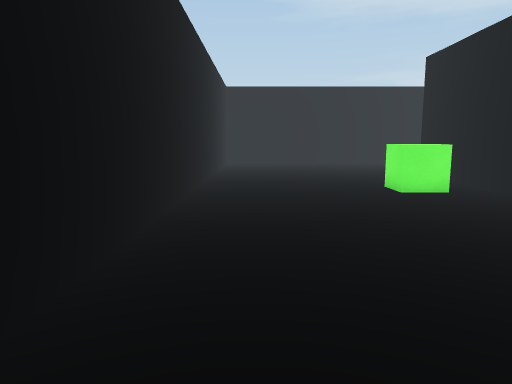
[1] (above)

21 first-person views from a walk through a scene from a Unity 3-D project. The camera is 1.4 m above the floor, tilts 8° down and sees 70° across. The floor is counted in squares, 1 m on a side. Each view is taken from the middle of a square. On the plan, view 1 faces up. The plan holds only what a view shows up to about 16 squares ahead; the rest is blank. The player character is not drawn.

[2]
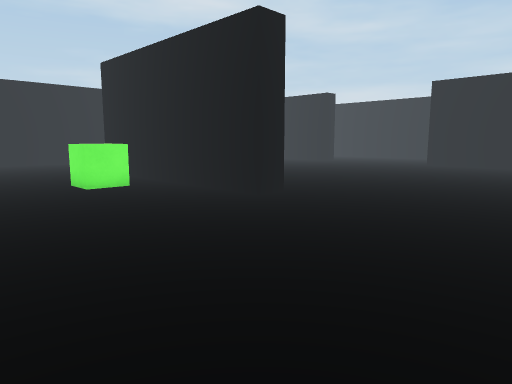

[3]
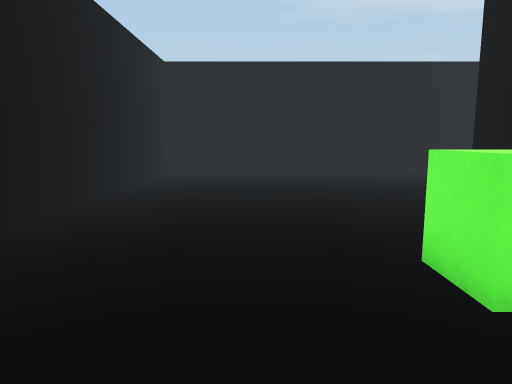

[4]
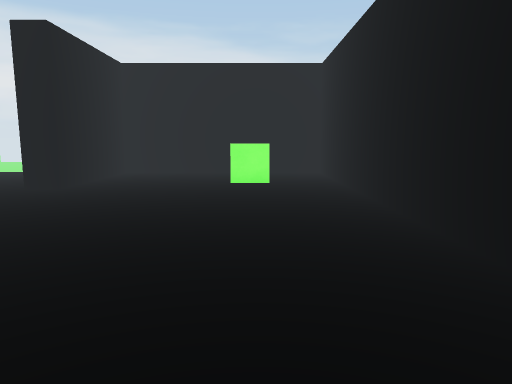

[5]
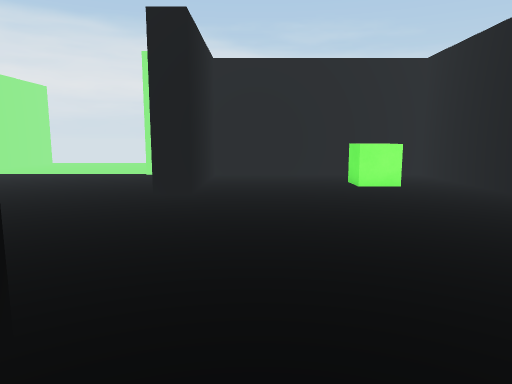

[6]
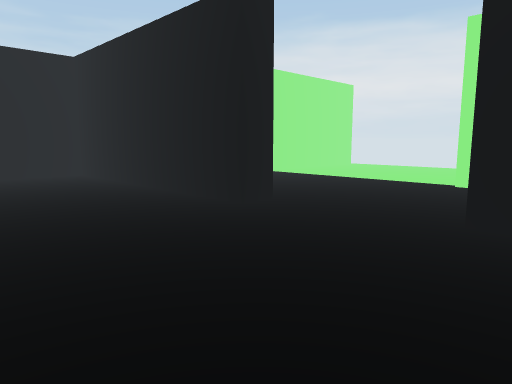

[7]
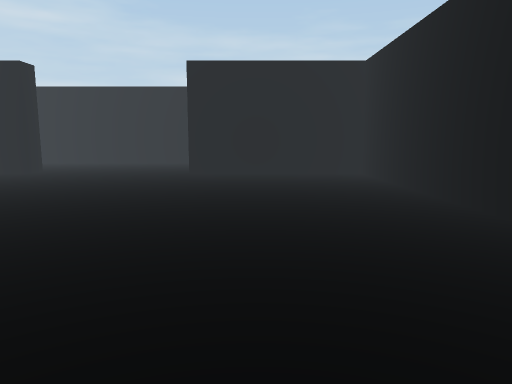

[8]
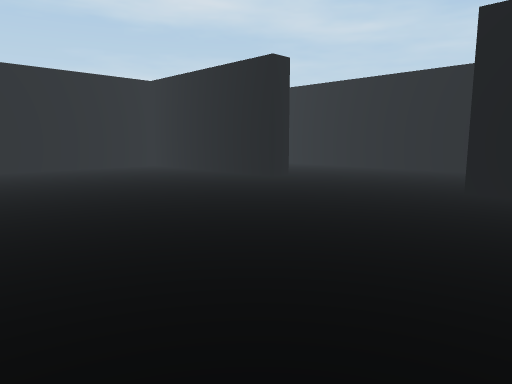

[9]
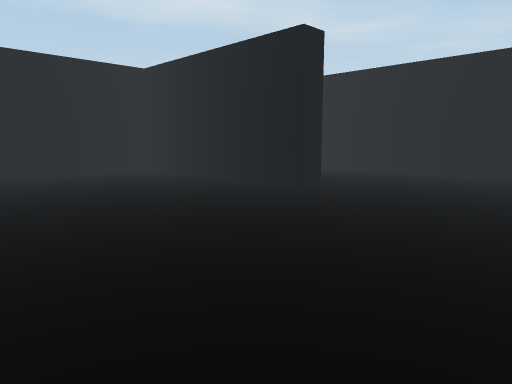

[10]
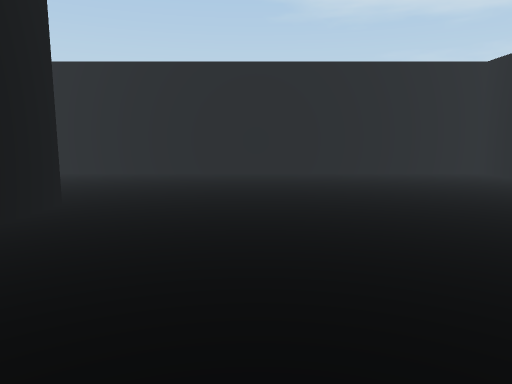

[11]
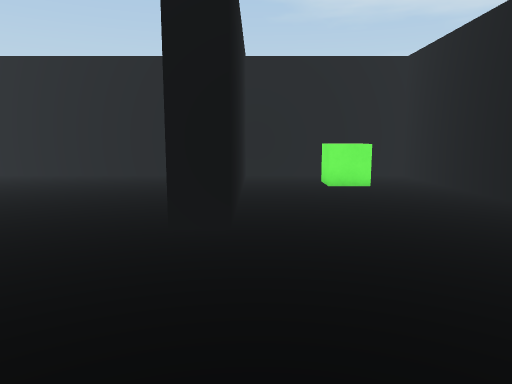

[12]
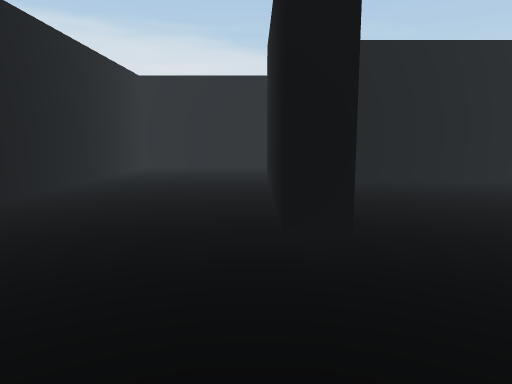

[13]
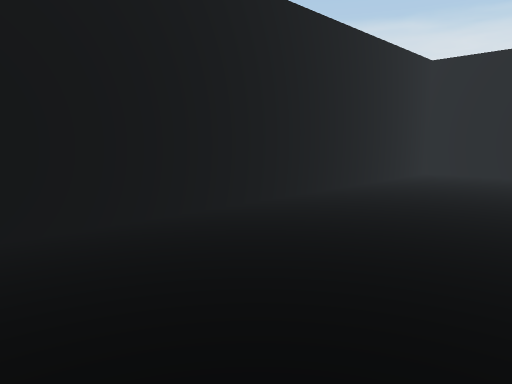

[14]
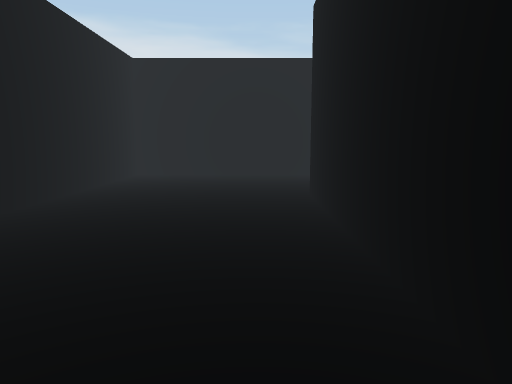

[15]
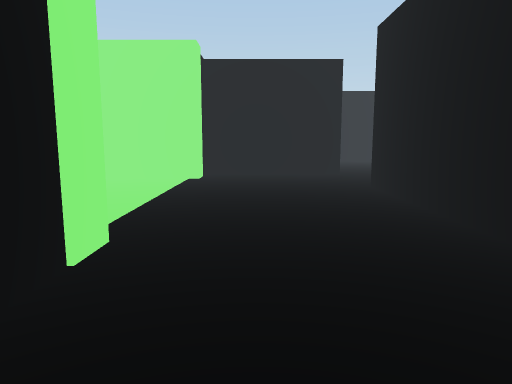

[16]
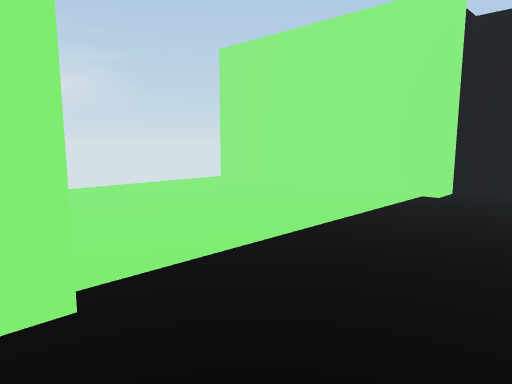

[17]
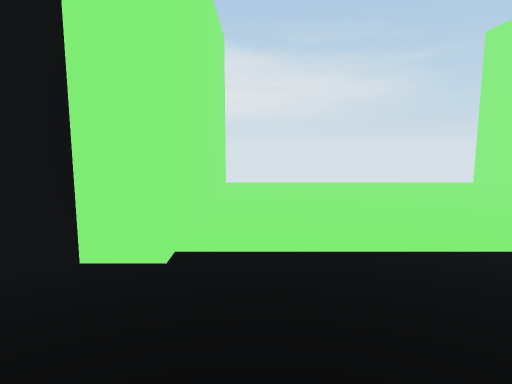

[18]
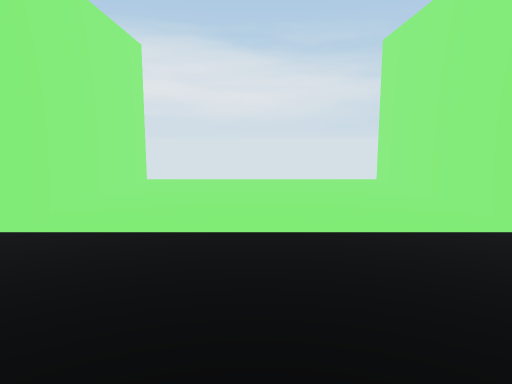

[19]
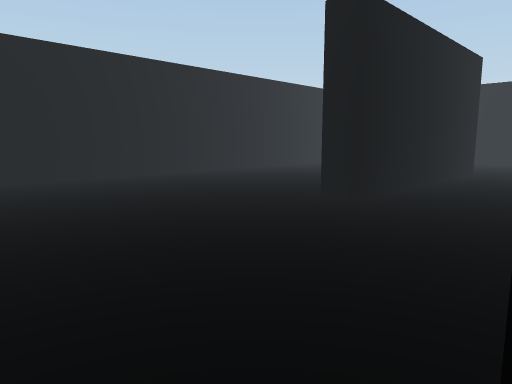

[20]
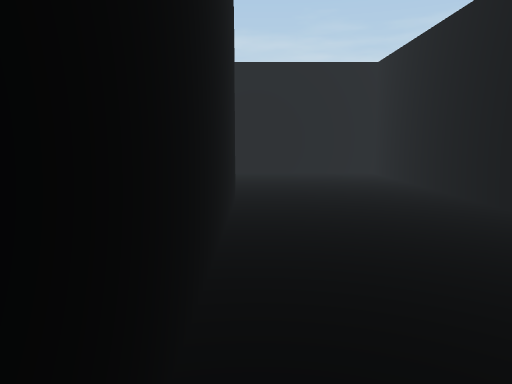

[21]
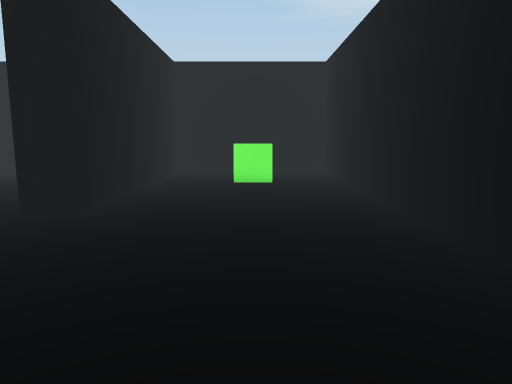

### Floor plan
Points are (right, up) in squares from view 1. A wall is a line through its corners. A room is listed if a view was taken in it or the views show most of it. See-through windows are left out.
Room 1 (views 1, 2, 3, 4, 5, 6, 7, 8, 9, 10, 11, 12, 13, 14, 15, 16, 17, 18, 19, 20, 21)
walls: (21.6, 6.9) (22.6, 6.9) (22.6, -1.5) (11.9, -1.5) (11.9, -0.5) (21.6, -0.5) (21.6, 6.9); (7.7, 15) (7.7, 5.6) (6.7, 5.6) (6.7, 15); (18, -15.5) (18, -7.1) (28.9, -7.1) (28.9, 22.8) (22.6, 22.8) (22.6, 13.7) (21.6, 13.7) (21.6, 22.8) (-1.8, 22.8) (-1.8, -7.1) (6.7, -7.1) (6.7, -1.5) (7.7, -1.5) (7.7, -7.1) (9.5, -7.1) (9.5, -15.5)
objects: other object (1, -4) to (2, -3); other object (4, 10) to (5, 11); other object (26, 20)

Where each view was taken, in squares from view 1:
view 1: 0 up, 0 right, facing up
view 2: 1 down, 0 right, facing up-right
view 3: 7 up, 2 right, facing up
view 4: 9 up, 1 right, facing down
view 5: 8 up, 5 right, facing down
view 6: 5 up, 6 right, facing down-right
view 7: 4 up, 6 right, facing right
view 8: 4 up, 11 right, facing up-right
view 9: 7 up, 13 right, facing up-right
view 10: 7 up, 12 right, facing up
view 11: 8 up, 23 right, facing up
view 12: 12 up, 23 right, facing down
view 13: 9 up, 23 right, facing down-right
view 14: 8 up, 24 right, facing down
view 15: 5 down, 23 right, facing left
view 16: 4 down, 19 right, facing down-left
view 17: 3 down, 17 right, facing down
view 18: 2 down, 14 right, facing down
view 19: 2 down, 12 right, facing up-left
view 20: 2 down, 13 right, facing right
view 21: 7 up, 26 right, facing up
